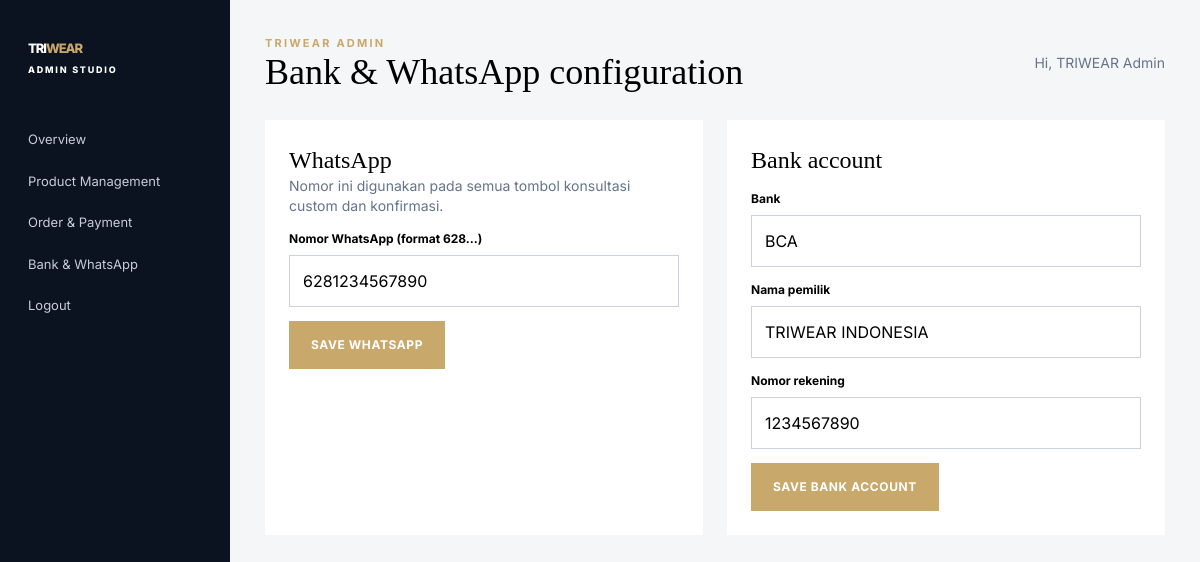
The page /admin/settings.php (signed in) on the database as committed earlier.
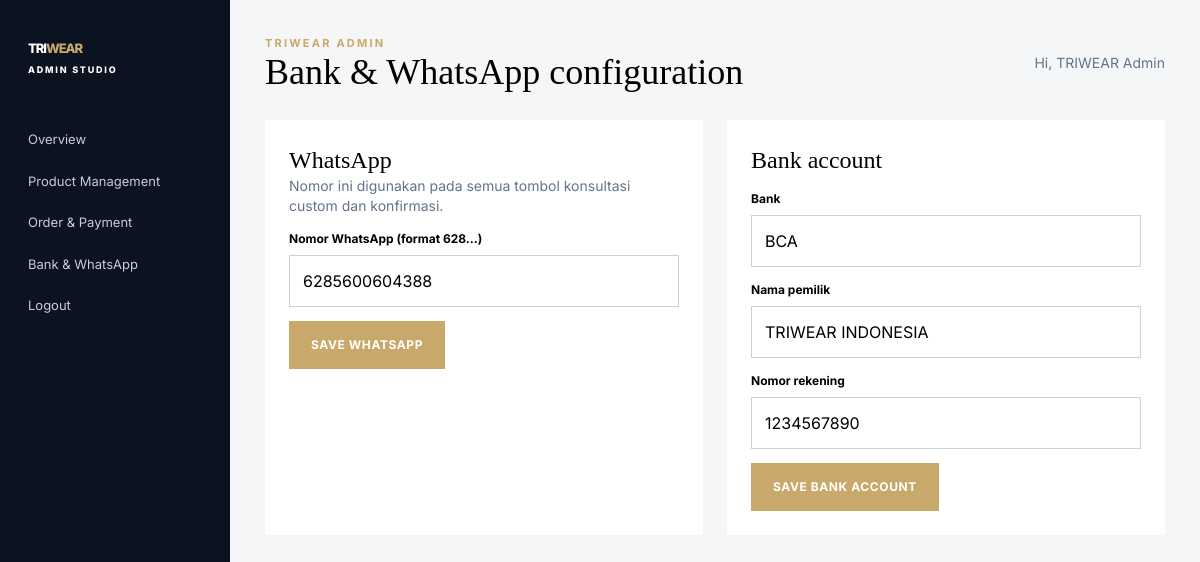
The same page on the database as committed later.
### tables this page shows
CREATE TABLE site_settings (setting_key VARCHAR(80) PRIMARY KEY, setting_value TEXT NOT NULL);

CREATE TABLE bank_accounts (id INT AUTO_INCREMENT PRIMARY KEY, bank_name VARCHAR(80) NOT NULL, account_name VARCHAR(120) NOT NULL, account_number VARCHAR(60) NOT NULL, is_active TINYINT(1) DEFAULT 1);

### config.php (called while the page is built, shortened)
<?php
function env_value(string $key, string $default = ''): string {
    static $values = null;
    if ($values === null) {
        $values = [];
    }
    return $values[$key] ?? getenv($key) ?: $default;
}
function db(): PDO {
    static $pdo = null;
    if ($pdo === null) {
        $pdo = new PDO('mysql:host=' . env_value('DB_HOST', '127.0.0.1') . ';dbname=' . env_value('DB_NAME', 'triwear') . ';charset=utf8mb4', env_value('DB_USER', 'root'), env_value('DB_PASS'));
        $pdo->setAttribute(PDO::ATTR_ERRMODE, PDO::ERRMODE_EXCEPTION);
        $pdo->setAttribute(PDO::ATTR_DEFAULT_FETCH_MODE, PDO::FETCH_ASSOC);
    }
    return $pdo;
}
function e(?string $value): string { return htmlspecialchars($value ?? '', ENT_QUOTES, 'UTF-8'); }
function url(string $path = ''): string {
    $base = rtrim(env_value('APP_URL', ''), '/');
    return $base . '/' . ltrim($path, '/');
}
function setting(string $key, string $fallback = ''): string { try { $stmt = db()->prepare('SELECT setting_value FROM site_settings WHERE setting_key = ?'); $stmt->execute([$key]); return $stmt->fetchColumn() ?: $fallback; } catch (Throwable) { return $fallback; } }

### admin/settings.php (the view)
<?php require_once __DIR__.'/../config.php';require_admin();if($_SERVER['REQUEST_METHOD']==='POST'){verify_csrf();$pdo=db();if(($_POST['action']??'')==='settings'){$up=$pdo->prepare('INSERT INTO site_settings(setting_key,setting_value) VALUES(?,?) ON DUPLICATE KEY UPDATE setting_value=VALUES(setting_value)');$up->execute(['whatsapp_number',preg_replace('/\D/','',$_POST['whatsapp_number']??'')]);flash('success','Konfigurasi WhatsApp disimpan.');}if(($_POST['action']??'')==='bank'){$pdo->prepare('UPDATE bank_accounts SET bank_name=?,account_name=?,account_number=? WHERE id=?')->execute([trim($_POST['bank_name']),trim($_POST['account_name']),trim($_POST['account_number']),(int)$_POST['id']]);flash('success','Rekening bank disimpan.');}redirect('admin/settings.php');}$bank=db()->query('SELECT * FROM bank_accounts WHERE is_active=1 LIMIT 1')->fetch();$adminTitle='Bank & WhatsApp configuration';require __DIR__.'/_header.php';?><div class="grid md:grid-cols-2 gap-6"><form class="bg-white p-6" method="post"><input type="hidden" name="csrf" value="<?=csrf_token()?>"><input type="hidden" name="action" value="settings"><h2 class="serif text-2xl">WhatsApp</h2><p class="text-sm text-slate-500">Nomor ini digunakan pada semua tombol konsultasi custom dan konfirmasi.</p><div class="field"><label>Nomor WhatsApp (format 628...)</label><input required name="whatsapp_number" value="<?=e(setting('whatsapp_number'))?>"></div><button class="btn gold">SAVE WHATSAPP</button></form><form class="bg-white p-6" method="post"><input type="hidden" name="csrf" value="<?=csrf_token()?>"><input type="hidden" name="action" value="bank"><input type="hidden" name="id" value="<?=$bank['id']??0?>"><h2 class="serif text-2xl">Bank account</h2><div class="field"><label>Bank</label><input required name="bank_name" value="<?=e($bank['bank_name']??'')?>"></div><div class="field"><label>Nama pemilik</label><input required name="account_name" value="<?=e($bank['account_name']??'')?>"></div><div class="field"><label>Nomor rekening</label><input required name="account_number" value="<?=e($bank['account_number']??'')?>"></div><button class="btn gold">SAVE BANK ACCOUNT</button></form></div><?php require __DIR__.'/_footer.php'; ?>

### admin/_header.php
<?php require_once __DIR__.'/../config.php';require_admin();$adminTitle=$adminTitle??'Dashboard';?><!doctype html><html lang="id"><head><meta charset="utf-8"><meta name="viewport" content="width=device-width,initial-scale=1"><title><?=e($adminTitle)?> — TRIWEAR Admin</title><script src="https://cdn.tailwindcss.com"></script><link href="https://fonts.googleapis.com/css2?family=Inter:wght@400;600;700&family=Playfair+Display:wght@600;700&display=swap" rel="stylesheet"><link rel="stylesheet" href="<?=url('assets/css/style.css')?>"></head><body><div class="admin-shell"><aside class="admin-side"><a class="brand" href="<?=url('admin/index.php')?>">TRI<span>WEAR</span><small class="block text-[9px] tracking-[.2em] mt-1">ADMIN STUDIO</small></a><div class="mt-8"><a href="<?=url('admin/index.php')?>">Overview</a><a href="<?=url('admin/products.php')?>">Product Management</a><a href="<?=url('admin/orders.php')?>">Order & Payment</a><a href="<?=url('admin/settings.php')?>">Bank & WhatsApp</a><a href="<?=url('admin/logout.php')?>">Logout</a></div></aside><main class="admin-main"><div class="flex justify-between items-center mb-7"><div><div class="eyebrow">TRIWEAR ADMIN</div><h1 class="serif text-4xl m-0"><?=e($adminTitle)?></h1></div><span class="text-sm text-slate-500">Hi, <?=e($_SESSION['admin_name']??'Admin')?></span></div><?php if($msg=flash('success')):?><div class="bg-green-50 text-green-800 p-3 text-sm mb-4"><?=e($msg)?></div><?php endif;?>

### admin/_footer.php
</main></div></body></html>

### assets/css/style.css (style rules this page uses)
:root { --navy:#101b35;--ink:#0b1220;--gold:#c8a96b;--paper:#f5f6f8 }
* { box-sizing:border-box }
html { scroll-behavior:smooth }
body { font-family:Inter,sans-serif;margin:0 }
h1,h2,h3,.serif { font-family:'Playfair Display',serif }
.brand { color:var(--navy);font-size:22px;font-weight:800;letter-spacing:-.08em;text-decoration:none }
.brand span { color:var(--gold) }
.eyebrow { font-size:11px;letter-spacing:.2em;color:var(--gold);font-weight:bold }
.btn { display:inline-flex;align-items:center;justify-content:center;gap:8px;background:var(--navy);color:#fff;border:1px solid var(--navy);padding:14px 21px;text-decoration:none;font-size:12px;font-weight:700;letter-spacing:.05em;cursor:pointer;transition:.25s }
.btn.gold { background:var(--gold);border-color:var(--gold) }
.field { display:grid;gap:7px;margin:14px 0 }
.field label { font-size:12px;font-weight:700 }
.field input,.field textarea,.field select { padding:13px;border:1px solid #ccd2dd;font:inherit;background:#fff }
.admin-shell { display:grid;grid-template-columns:230px 1fr;min-height:100vh }
.admin-side { background:var(--ink);padding:28px;color:#fff }
.admin-side .brand { color:#fff }
.admin-side a { display:block;color:#c6ccda;text-decoration:none;padding:11px 0;font-size:13px }
.admin-main { padding:35px;background:#f5f6f8 }

Rows that differ between the two databases and show on the page:
changed site_settings: whatsapp_number "6281234567890" → "6285600604388"
